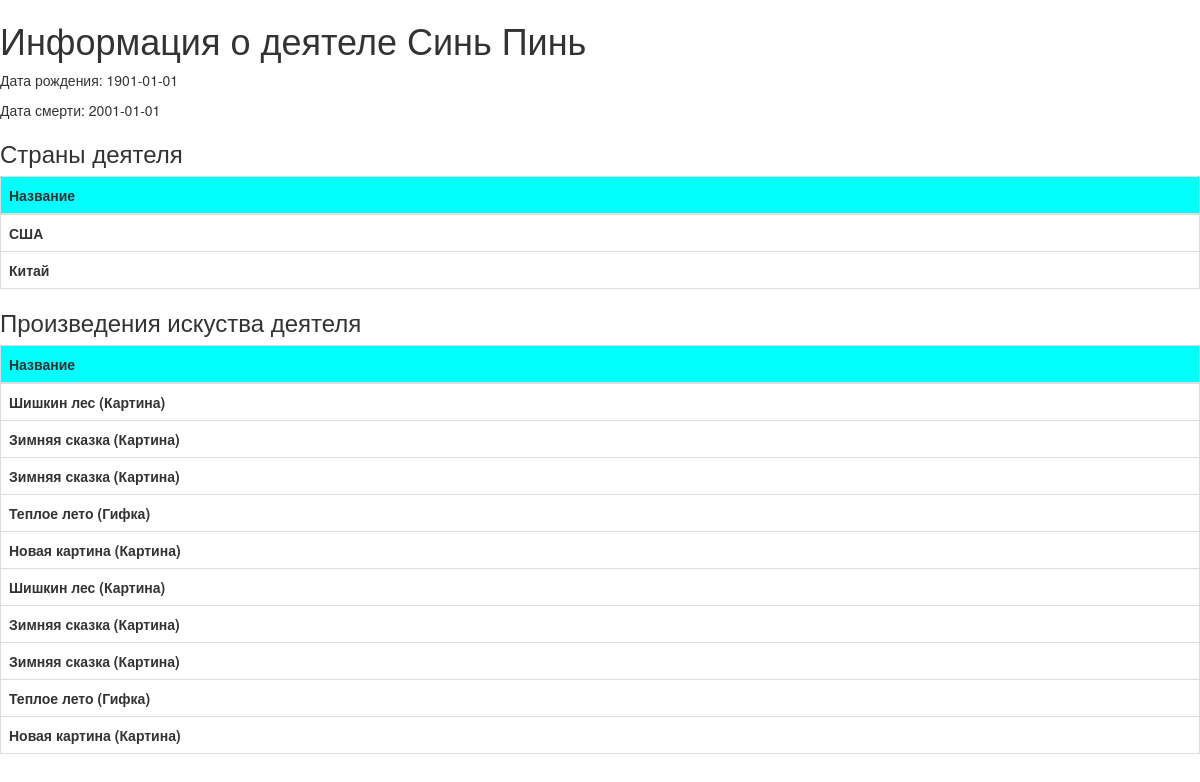
/persons/2, run on the app's committed database.
### tables this page shows
CREATE TABLE person(
            id INTEGER UNIQUE NOT NULL PRIMARY KEY,
            name TEXT NOT NULL,
            birth_date TEXT NOT NULL
        );

CREATE TABLE death(
            id INTEGER UNIQUE NOT NULL PRIMARY KEY,
            death DATE NOT NULL,
            FOREIGN KEY (id) REFERENCES person(id) ON DELETE CASCADE
        );

CREATE TABLE "exhibit"
(
	id INTEGER not null
		primary key
		unique,
	release_date TEXT not null,
	title TEXT not null,
	type_id INTEGER default 0 not null,
	museum_id INTEGER not null
		references museum
			on delete cascade
);

CREATE TABLE country(
            id INTEGER UNIQUE NOT NULL PRIMARY KEY,
            name TEXT NOT NULL
        );

CREATE TABLE type(
            id INTEGER UNIQUE NOT NULL PRIMARY KEY,
            name TEXT NOT NULL
        );

### views.py (the view)
@app.app.route('/persons/<int:id>', methods=['GET'])
def persons_id(id):
    person = db.get_person_by_id(id)
    return flask.render_template('person.html', **person)

### templates/person.html (shortened to what this page needs)
{% extends "bootstrap/base.html" %}
{% block content %}
<h1>
    Информация о деятеле {{ person.name }}
</h1>
<p>Дата рождения: {{ person.birth_date }}</p>
{% if death %}
    <p>Дата смерти: {{ death.death }}</p>
{% endif %}
<h3>
    Страны деятеля
</h3>
<table class="table table-bordered border-primary">
  <thead>
    <tr>
        <th bgcolor="aqua"> Название </th>
    </tr>
  </thead>
  <tbody>
        {% for country in countries %}
            <tr>
                <th> {{ country.name }} </th>
            </tr>
        {% endfor %}
  </tbody>
</table>
{% if exhibits %}
<h3>
    Произведения искуства деятеля
</h3>
<table class="table table-bordered border-primary">
  <thead>
    <tr>
        <th bgcolor="aqua"> Название </th>
    </tr>
  </thead>
  <tbody>
        {% for exhibit in exhibits %}
            <tr>
                <th> {{ exhibit.exhibit.title }} ({{ exhibit.type.name }}) </th>
            </tr>
        {% endfor %}
  </tbody>
</table>
{% endif %}
{% endblock %}

### data on the page
person: name "Синь Пинь", birth_date "1901-01-01"
death: death "2001-01-01"
exhibit: name "США", name "Китай", exhibit "Шишкин лес" "Шишкин лес"
type: type.name "Картина" "Картина" "Картина" "Картина" "Картина" "Картина" "Картина" "Картина"
exhibit: exhibit "Зимняя сказка" "Зимняя сказка" "Зимняя сказка" "Зимняя сказка"
exhibit: exhibit "Теплое лето" "Теплое лето"
type: type.name "Гифка" "Гифка"
exhibit: exhibit "Новая картина" "Новая картина"
